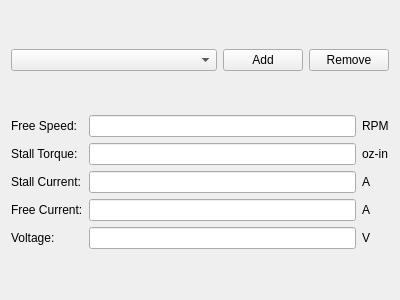
<?xml version="1.0" encoding="UTF-8"?>
<ui version="4.0">
 <class>MotorSettingsWidget</class>
 <widget class="QWidget" name="MotorSettingsWidget">
  <property name="geometry">
   <rect>
    <x>0</x>
    <y>0</y>
    <width>400</width>
    <height>300</height>
   </rect>
  </property>
  <property name="windowTitle">
   <string>Form</string>
  </property>
  <layout class="QVBoxLayout" name="verticalLayout">
   <item>
    <layout class="QHBoxLayout" name="horizontalLayout" stretch="3,1,1">
     <item>
      <widget class="QComboBox" name="options"/>
     </item>
     <item>
      <widget class="QPushButton" name="add">
       <property name="text">
        <string>Add</string>
       </property>
      </widget>
     </item>
     <item>
      <widget class="QPushButton" name="remove">
       <property name="text">
        <string>Remove</string>
       </property>
      </widget>
     </item>
    </layout>
   </item>
   <item>
    <layout class="QGridLayout" name="gridLayout">
     <item row="4" column="2">
      <widget class="QLabel" name="velocity_unit">
       <property name="text">
        <string>A</string>
       </property>
      </widget>
     </item>
     <item row="5" column="0">
      <widget class="QLabel" name="max_a_label">
       <property name="text">
        <string>Free Current:</string>
       </property>
      </widget>
     </item>
     <item row="4" column="0">
      <widget class="QLabel" name="max_v_label">
       <property name="text">
        <string>Stall Current:</string>
       </property>
      </widget>
     </item>
     <item row="2" column="1">
      <widget class="QLineEdit" name="free_speed"/>
     </item>
     <item row="6" column="1">
      <widget class="QLineEdit" name="voltage"/>
     </item>
     <item row="4" column="1">
      <widget class="QLineEdit" name="stall_current"/>
     </item>
     <item row="2" column="2">
      <widget class="QLabel" name="distance_unit">
       <property name="text">
        <string>RPM</string>
       </property>
      </widget>
     </item>
     <item row="5" column="1">
      <widget class="QLineEdit" name="free_current"/>
     </item>
     <item row="5" column="2">
      <widget class="QLabel" name="acceleration_unit">
       <property name="text">
        <string>A</string>
       </property>
      </widget>
     </item>
     <item row="6" column="2">
      <widget class="QLabel" name="jerk_unit">
       <property name="text">
        <string>V</string>
       </property>
      </widget>
     </item>
     <item row="2" column="0">
      <widget class="QLabel" name="robot_width_label">
       <property name="text">
        <string>Free Speed:</string>
       </property>
      </widget>
     </item>
     <item row="6" column="0">
      <widget class="QLabel" name="max_j_label">
       <property name="text">
        <string>Voltage:</string>
       </property>
      </widget>
     </item>
     <item row="3" column="0">
      <widget class="QLabel" name="label">
       <property name="text">
        <string>Stall Torque:</string>
       </property>
      </widget>
     </item>
     <item row="3" column="1">
      <widget class="QLineEdit" name="stall_torque"/>
     </item>
     <item row="3" column="2">
      <widget class="QLabel" name="distance_unit_2">
       <property name="text">
        <string>oz-in</string>
       </property>
      </widget>
     </item>
    </layout>
   </item>
  </layout>
 </widget>
 <resources/>
 <connections/>
</ui>
